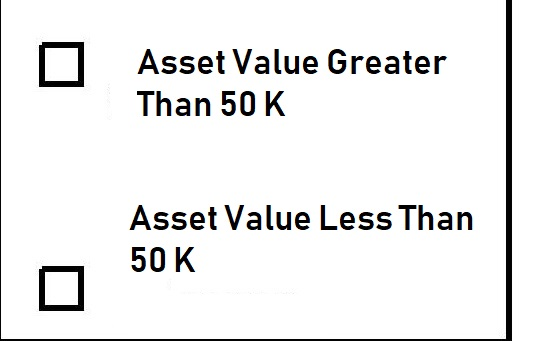
#> input picture 55763858-detect-checkbox-contours/2.jpg, 537 x 341 px, found by its file name
$ python connectedcomponentwithstats_segmentation.py
#> lines starting #> are read from the running program, lines starting #| are printed output that depends on the picture; after the words box and inside, x2 and y2 are one past the last pixel; in counts of white or black regions, pixels touching at a corner belong together
import cv2
import numpy as np

# Load image, Gaussian blur, grayscale, Otsu's threshold
image = cv2.imread('2.jpg')
#> image is the input picture: shape (341, 537, 3); mean B, G, R 236.9, 237, 236.9
blur = cv2.GaussianBlur(image, (3,3), 0)
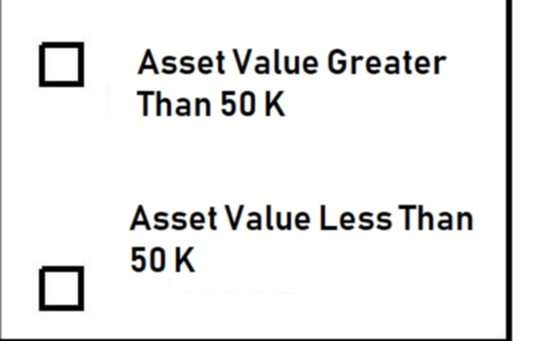
#> blur: shape (341, 537, 3); mean B, G, R 237, 237.1, 237.1
gray = cv2.cvtColor(blur, cv2.COLOR_BGR2GRAY)
thresh = cv2.threshold(gray, 0, 255, cv2.THRESH_BINARY_INV + cv2.THRESH_OTSU)[1]
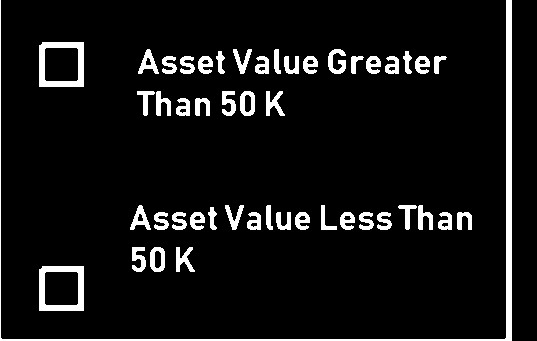
#> thresh: shape (341, 537); 7.3% white; 48 white regions, largest, box (x1, y1, x2, y2) and area: (0, 0, 512, 341) 3399, (39, 42, 84, 87) 932, (39, 266, 84, 311) 932

# Perform connected component labeling
n_labels, labels, stats, centroids = cv2.connectedComponentsWithStats(thresh, connectivity=4)
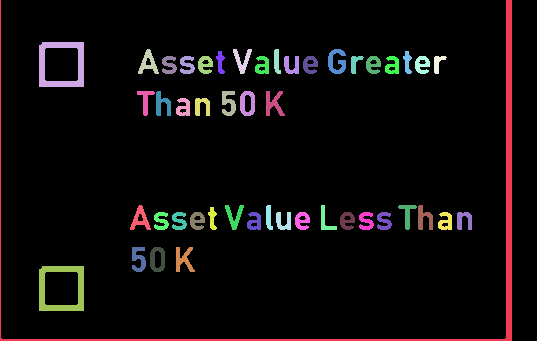
#> labels: shape (341, 537) int32; 49 distinct labels, from 0 to 48; one colour per label, 0 black
#> n_labels = 49; stats = 49 rows, first 6: [1, 0, 536, 341, 169675], [0, 0, 512, 341, 3399], [39, 42, 45, 45, 932], [138, 49, 21, 25, 234], [233, 49, 19, 25, 204], [274, 49, 7, 25, 124]; centroids = 49 pairs, first value 61.18 to 463.7, second value 59.95 to 288.2

# Create false color image and color background black
colors = np.random.randint(0, 255, size=(n_labels, 3), dtype=np.uint8)
#> colors = 49 rows, first 8: [172, 10, 127], [140, 47, 170], [196, 151, 117], [166, 22, 183], [192, 204, 33], [216, 67, 179], [78, 154, 251], [82, 162, 219]
colors[0] = [0, 0, 0]  # for cosmetic reason we want the background black
false_colors = colors[labels]
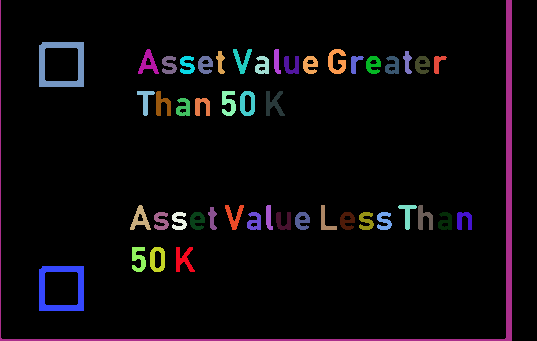
#> false_colors: shape (341, 537, 3); mean of channels 0, 1, 2 10.3, 7.6, 9.8; drawn as B, G, R

# Label area of each polygon
false_colors_area = false_colors.copy()
for i, centroid in enumerate(centroids[1:], start=1):
    area = stats[i, 4]
    cv2.putText(false_colors_area, str(area), (int(centroid[0]), int(centroid[1])), cv2.FONT_HERSHEY_SIMPLEX, 0.5, (255,255,255), 1)
#> this loop made 48 passes
#> (centroid, area) on passes 1 to 12: ([381.4, 220.5], 3399), ([61.18, 64.18], 932), ([147.9, 62.73], 234), ([241.9, 59.95], 204), ([276.3, 61.09], 124), ([336.4, 61.26], 258), ([220, 61.86], 119), ([407, 61.86], 119), ([168.7, 64.63], 172), ([186.7, 64.63], 172), ([204.7, 64.36], 179), ([262.2, 65.23], 172)
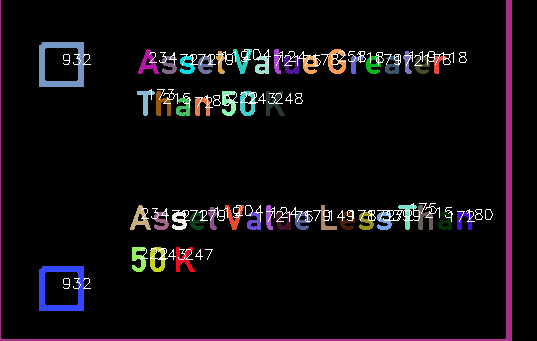
#> false_colors_area: shape (341, 537, 3); 1.64% of pixels changed, all inside (x1, y1, x2, y2) = (63, 49, 493, 289); drawn as B, G, R

cv2.imshow('thresh', thresh)
cv2.imshow('false_colors', false_colors)
cv2.imshow('false_colors_area', false_colors_area)
cv2.waitKey()

$ run again, with 55763858-detect-checkbox-contours/1.jpg copied over 55763858-detect-checkbox-contours/2.jpg
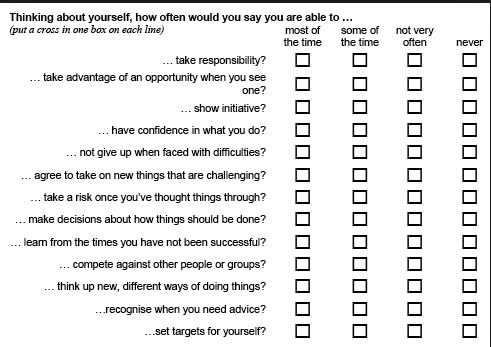
#> input picture 55763858-detect-checkbox-contours/1.jpg, 491 x 347 px, found by its file name
#> image is the input picture: shape (347, 491, 3); min 0, max 255, mean 231.9
#> thresh: shape (347, 491); 13.3% white; 197 white regions (28 under 20 px), largest, box (x1, y1, x2, y2) and area: (0, 0, 491, 347) 1818, (199, 56, 266, 66) 369, (206, 171, 260, 181) 309
#> `n_labels, labels, stats, centroids = cv2.connectedComponentsWithStats(..`:
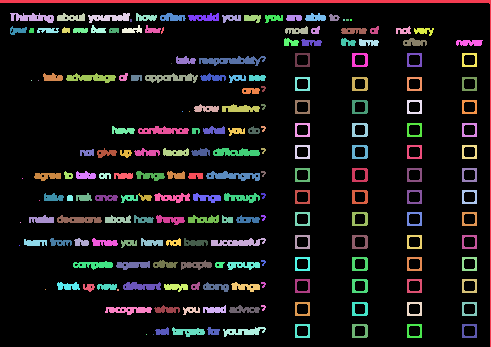
#> labels: shape (347, 491) int32; 199 distinct labels, from 0 to 198; one colour per label, 0 black
#> n_labels = 199; stats = 199 rows, first 6: [0, 3, 490, 344, 147801], [0, 0, 491, 347, 1818], [10, 13, 44, 10, 259], [57, 13, 28, 8, 156], [88, 13, 42, 10, 234], [136, 13, 21, 8, 109]; centroids = 199 pairs, first value 17.44 to 469.1, second value 17.11 to 334
#> colors = 199 rows, first 8: [172, 10, 127], [140, 47, 170], [196, 151, 117], [166, 22, 183], [192, 204, 33], [216, 67, 179], [78, 154, 251], [82, 162, 219]
#> the loop `for i, centroid in enumerate(centroids[1:], start=1):` made 198 passes
#> (centroid, area) on passes 1 to 3: ([291.5, 33.83], 1818), ([32.22, 17.27], 259), ([70.55, 17.32], 156)
#> after the loop `for i, centroid in enumerate(centroids[1:], start=1):`:
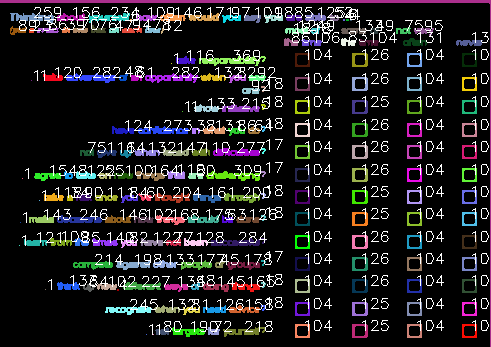
#> false_colors_area: shape (347, 491, 3); mean of channels 0, 1, 2 31.9, 30.3, 31.7; drawn as B, G, R

$ run again, with 55763858-detect-checkbox-contours/4.PNG saved as 55763858-detect-checkbox-contours/2.jpg
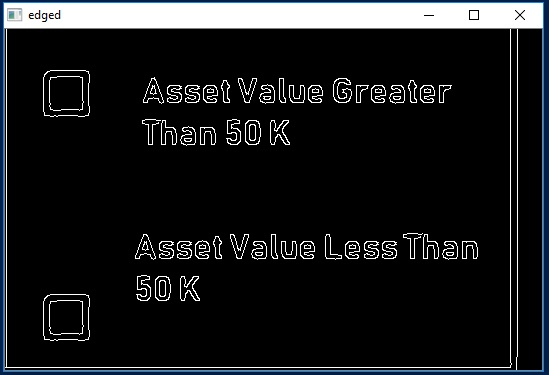
#> input picture 55763858-detect-checkbox-contours/4.PNG, 549 x 375 px, found by its file name
#> image is the input picture: shape (375, 549, 3); mean B, G, R 29.2, 27.4, 25.8
#> thresh: shape (375, 549); 89.7% white; 71 black regions (3 under 20 px), largest, box (x1, y1, x2, y2) and area: (3, 2, 544, 371) 16116, (43, 70, 90, 117) 179, (43, 294, 90, 341) 179
#> `n_labels, labels, stats, centroids = cv2.connectedComponentsWithStats(..`:
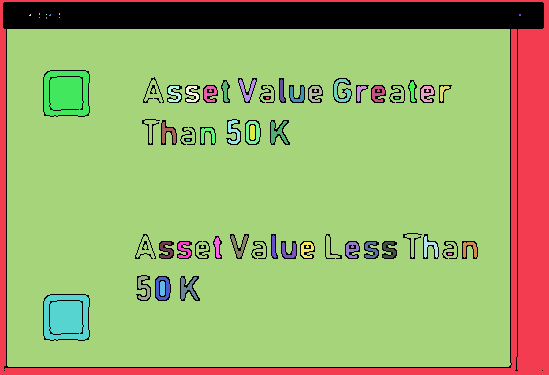
#> labels: shape (375, 549) int32; 55 distinct labels, from 0 to 54; one colour per label, 0 black
#> n_labels = 55; stats = 55 rows, first 6: [3, 2, 541, 369, 21184], [0, 0, 549, 375, 19724], [39, 13, 1, 2, 2], [59, 13, 1, 2, 2], [29, 14, 2, 2, 3], [46, 14, 1, 1, 1]; centroids = 55 pairs, first value 29.67 to 519.5, second value 13.5 to 316.8
#> colors = 55 rows, first 8: [172, 10, 127], [140, 47, 170], [196, 151, 117], [166, 22, 183], [192, 204, 33], [216, 67, 179], [78, 154, 251], [82, 162, 219]
#> the loop `for i, centroid in enumerate(centroids[1:], start=1):` made 54 passes
#> (centroid, area) on passes 1, 11, 12, 13, 14, 15, 16, 17: ([409.4, 218.6], 19724), ([262.3, 198.5], 157196), ([65.89, 92.8], 1809), ([246.8, 89.54], 130), ([281.3, 90.76], 71), ([341.3, 90.66], 165), ([224.9, 90.82], 77), ([411.9, 90.82], 77)
#> after the loop `for i, centroid in enumerate(centroids[1:], start=1):`:
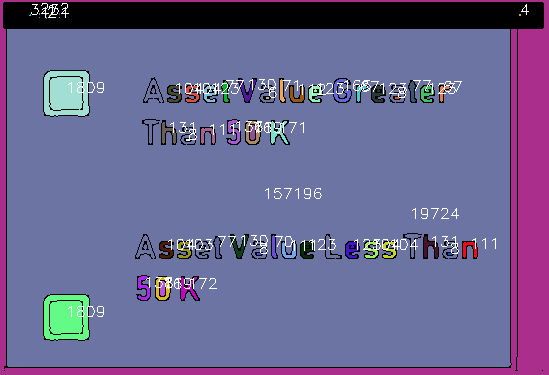
#> false_colors_area: shape (375, 549, 3); mean of channels 0, 1, 2 145.8, 101.5, 105.8; drawn as B, G, R

$ run again, with 55763858-detect-checkbox-contours/Capture.PNG saved as 55763858-detect-checkbox-contours/2.jpg
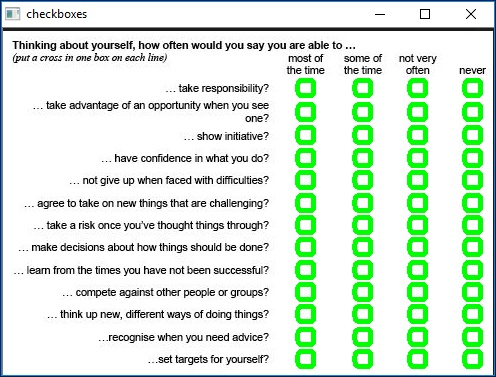
#> input picture 55763858-detect-checkbox-contours/Capture.PNG, 496 x 377 px, found by its file name
#> image is the input picture: shape (377, 496, 3); mean B, G, R 217.3, 234.6, 215.2
#> thresh: shape (377, 496); 19.9% white; 218 white regions (36 under 20 px), largest, box (x1, y1, x2, y2) and area: (0, 0, 496, 377) 6140, (202, 84, 269, 94) 396, (209, 198, 269, 210) 347
#> `n_labels, labels, stats, centroids = cv2.connectedComponentsWithStats(..`:
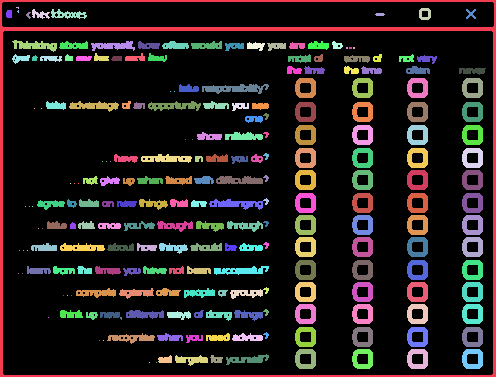
#> labels: shape (377, 496) int32; 223 distinct labels, from 0 to 222; one colour per label, 0 black
#> n_labels = 223; stats = 223 rows, first 6: [2, 2, 492, 373, 149729], [0, 0, 496, 377, 6140], [16, 7, 3, 2, 4], [419, 8, 12, 12, 96], [32, 9, 18, 10, 92], [51, 9, 36, 10, 186]; centroids = 223 pairs, first value 8.67 to 472.4, second value 7.25 to 362
#> colors = 223 rows, first 8: [172, 10, 127], [140, 47, 170], [196, 151, 117], [166, 22, 183], [192, 204, 33], [216, 67, 179], [78, 154, 251], [82, 162, 219]
#> the loop `for i, centroid in enumerate(centroids[1:], start=1):` made 222 passes
#> (centroid, area) on passes 1, 3, 4: ([247.5, 138.4], 6140), ([424.5, 13.5], 96), ([39.65, 14.03], 92)
#> after the loop `for i, centroid in enumerate(centroids[1:], start=1):`:
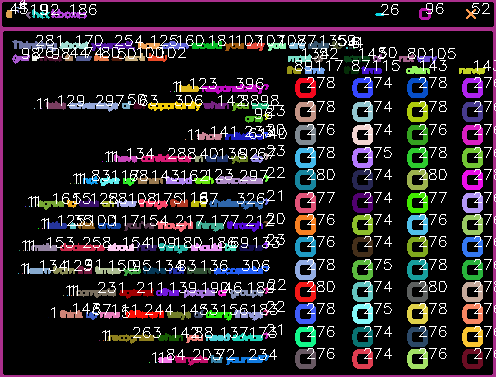
#> false_colors_area: shape (377, 496, 3); mean of channels 0, 1, 2 40.7, 36.6, 41.3; drawn as B, G, R
